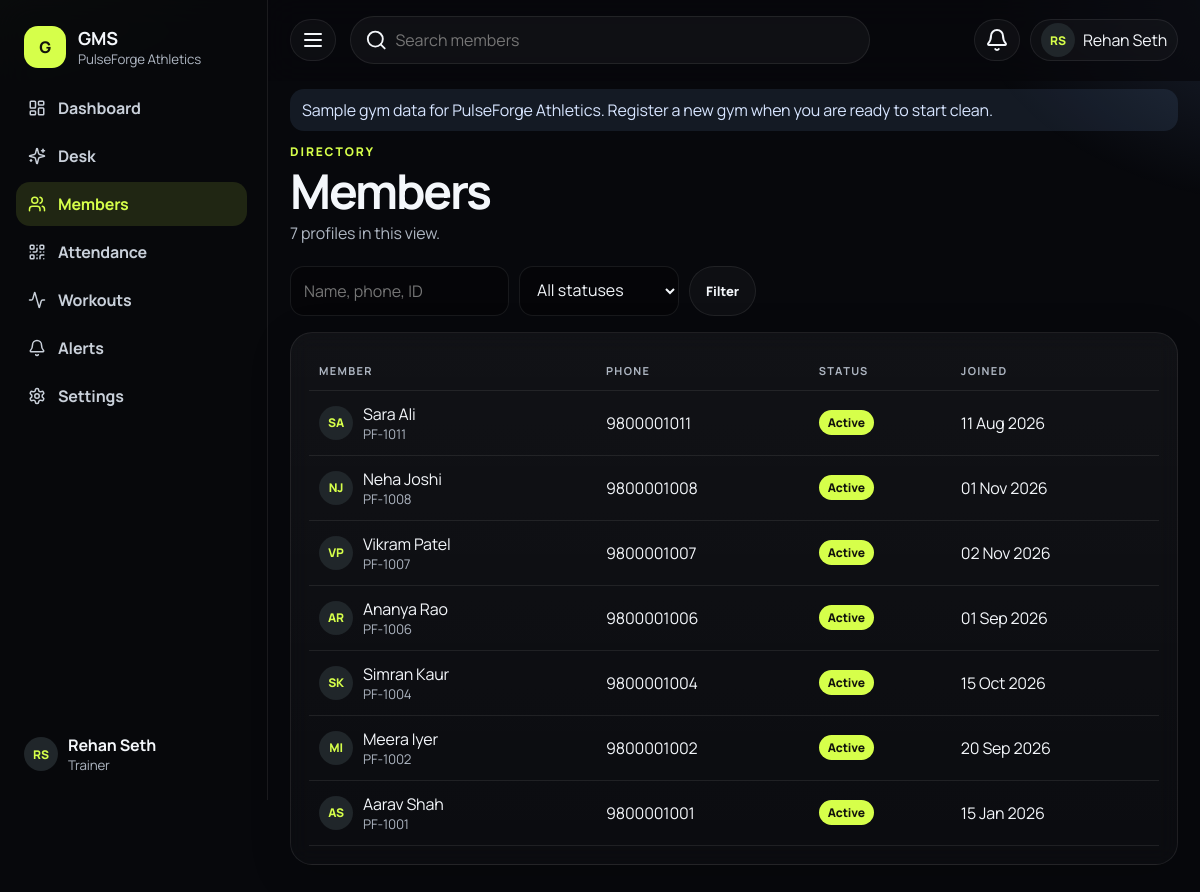
Page /modules/members/index.php (signed in) on the committed database.
### tables this page shows
CREATE TABLE gyms (
  id INT UNSIGNED NOT NULL AUTO_INCREMENT,
  name VARCHAR(160) NOT NULL,
  slug VARCHAR(160) NOT NULL,
  logo_path VARCHAR(255) DEFAULT NULL,
  email VARCHAR(190) DEFAULT NULL,
  phone VARCHAR(30) DEFAULT NULL,
  address_line VARCHAR(255) DEFAULT NULL,
  city VARCHAR(100) DEFAULT NULL,
  state VARCHAR(100) DEFAULT NULL,
  postal_code VARCHAR(20) DEFAULT NULL,
  country VARCHAR(80) NOT NULL DEFAULT 'India',
  gstin VARCHAR(20) DEFAULT NULL,
  tax_enabled TINYINT(1) NOT NULL DEFAULT 0,
  tax_label VARCHAR(40) NOT NULL DEFAULT 'GST',
  tax_percent DECIMAL(5,2) NOT NULL DEFAULT 0.00,
  invoice_prefix VARCHAR(20) NOT NULL DEFAULT 'INV',
  invoice_next_number INT UNSIGNED NOT NULL DEFAULT 1,
  invoice_footer TEXT NULL,
  invoice_terms TEXT NULL,
  currency_code CHAR(3) NOT NULL DEFAULT 'INR',
  currency_symbol VARCHAR(8) NOT NULL DEFAULT '₹',
  timezone VARCHAR(64) NOT NULL DEFAULT 'Asia/Kolkata',
  member_prefix VARCHAR(12) NOT NULL DEFAULT 'MBR',
  member_next_number INT UNSIGNED NOT NULL DEFAULT 1001,
  onboarding_step TINYINT UNSIGNED NOT NULL DEFAULT 1,
  onboarding_completed TINYINT(1) NOT NULL DEFAULT 0,
  status ENUM('active','suspended') NOT NULL DEFAULT 'active',
  created_at DATETIME NOT NULL,
  updated_at DATETIME NOT NULL,
  PRIMARY KEY (id),
  UNIQUE KEY uq_gyms_slug (slug)
);

CREATE TABLE users (
  id INT UNSIGNED NOT NULL AUTO_INCREMENT,
  gym_id INT UNSIGNED NOT NULL,
  name VARCHAR(160) NOT NULL,
  email VARCHAR(190) NOT NULL,
  phone VARCHAR(30) DEFAULT NULL,
  password_hash VARCHAR(255) NOT NULL,
  role ENUM('owner','manager','receptionist','trainer') NOT NULL,
  avatar_path VARCHAR(255) DEFAULT NULL,
  status ENUM('active','disabled') NOT NULL DEFAULT 'active',
  last_login_at DATETIME DEFAULT NULL,
  created_at DATETIME NOT NULL,
  updated_at DATETIME NOT NULL,
  PRIMARY KEY (id),
  UNIQUE KEY uq_users_email (email),
  KEY idx_users_gym (gym_id),
  CONSTRAINT fk_users_gym FOREIGN KEY (gym_id) REFERENCES gyms (id) ON DELETE CASCADE
);

CREATE TABLE members (
  id INT UNSIGNED NOT NULL AUTO_INCREMENT,
  gym_id INT UNSIGNED NOT NULL,
  member_code VARCHAR(32) NOT NULL,
  full_name VARCHAR(160) NOT NULL,
  photo_path VARCHAR(255) DEFAULT NULL,
  phone VARCHAR(30) NOT NULL,
  email VARCHAR(190) DEFAULT NULL,
  gender ENUM('female','male','other','undisclosed') NOT NULL DEFAULT 'undisclosed',
  date_of_birth DATE DEFAULT NULL,
  address VARCHAR(255) DEFAULT NULL,
  emergency_name VARCHAR(160) DEFAULT NULL,
  emergency_phone VARCHAR(30) DEFAULT NULL,
  registration_date DATE NOT NULL,
  trainer_id INT UNSIGNED DEFAULT NULL,
  notes TEXT NULL,
  status ENUM('active','expired','suspended','archived') NOT NULL DEFAULT 'active',
  whatsapp_opt_in TINYINT(1) NOT NULL DEFAULT 0,
  qr_token CHAR(48) NOT NULL,
  created_by INT UNSIGNED DEFAULT NULL,
  created_at DATETIME NOT NULL,
  updated_at DATETIME NOT NULL,
  PRIMARY KEY (id),
  UNIQUE KEY uq_member_code (gym_id, member_code),
  UNIQUE KEY uq_member_qr (qr_token),
  KEY idx_members_status (gym_id, status),
  KEY idx_members_phone (gym_id, phone),
  KEY idx_members_trainer (trainer_id),
  KEY idx_members_joined (gym_id, registration_date),
  CONSTRAINT fk_members_gym FOREIGN KEY (gym_id) REFERENCES gyms (id) ON DELETE CASCADE,
  CONSTRAINT fk_members_trainer FOREIGN KEY (trainer_id) REFERENCES users (id) ON DELETE SET NULL,
  CONSTRAINT fk_members_creator FOREIGN KEY (created_by) REFERENCES users (id) ON DELETE SET NULL
);

### modules/members/index.php (the view, shortened to what the rows shown need)
<?php
require dirname(__DIR__, 2) . '/includes/bootstrap.php';
[$user, $gym] = boot_page('members.view');
$gymId = (int) $gym['id'];
$trainerScope = trainer_scope_id();
$action = (string) ($_GET['action'] ?? 'list');
$editing = null;
layout_start($action === 'list' ? 'Members' : ($editing ? 'Edit member' : 'New member'), 'members');
$where = 'gym_id = ?';
$params = [$gymId];
if ($trainerScope) {
    $where .= ' AND trainer_id = ?';
    $params[] = $trainerScope;
}
$total = (int) (db_one("SELECT COUNT(*) AS c FROM members WHERE $where", $params)['c'] ?? 0);
[$page, $pages, $offset, $per] = query_page($total);
$rows = db_all("SELECT * FROM members WHERE $where ORDER BY id DESC LIMIT $per OFFSET $offset", $params);
page_head('Directory', 'Members', $total . ' profiles in this view.', can('members.manage') ? '<a class="btn btn-primary" href="' . e(url('members/new')) . '">Add member</a>' : '');
if (!$rows) {
    empty_state('No members match', 'Add a member or clear the filters.', can('members.manage') ? '<a class="btn btn-primary" href="' . e(url('members/new')) . '">Add member</a>' : '');
} else {
    echo '<div class="card table-wrap"><table><thead><tr><th>Member</th><th>Phone</th><th>Status</th><th>Joined</th></tr></thead><tbody>';
    foreach ($rows as $member) {
        echo '<tr><td><a class="list-person" href="' . e(url('members/' . $member['id'])) . '">' . avatar_html($member['photo_path'], $member['full_name'], 'sm') . '<span>' . e($member['full_name']) . '<small>' . e($member['member_code']) . '</small></span></a></td><td>' . e($member['phone']) . '</td><td>' . badge($member['status']) . '</td><td>' . e(fmt_date($member['registration_date'])) . '</td></tr>';
    }
    echo '</tbody></table></div>';
}
layout_end();

### includes/layout.php (shortened to what the rows shown need)
<?php
function layout_start(string $title, string $active): void
{
    $user = current_user();
    $gym = current_gym();
    $unread = $user ? NotificationService::unreadCount((int) $user['gym_id'], (int) $user['id']) : 0;
    $name = $gym['name'] ?? 'GMS';
    echo '<!DOCTYPE html><html lang="en"><head><meta charset="utf-8"><meta name="viewport" content="width=device-width,initial-scale=1">';
    echo '<link rel="stylesheet" href="https://unpkg.com/aos@2.3.4/dist/aos.css">';
    echo '<link rel="stylesheet" href="' . e(url('assets/css/app.css')) . '">';
    echo '</head><body data-base="' . e(url('')) . '"><div class="ambient" aria-hidden="true"></div><div class="app">';
    echo '<aside class="sidebar" id="sidebar"><div class="brand"><a href="' . e(url('dashboard')) . '"><span class="brand-mark">G</span><span class="brand-copy"><strong>GMS</strong><small>' . e($name) . '</small></span></a></div><nav class="side-nav">';
    echo '</nav><div class="side-user">' . avatar_html($user['avatar_path'] ?? null, $user['name'] ?? 'User', 'sm') . '<div><strong>' . e($user['name'] ?? '') . '</strong><small>' . e(status_label($user['role'] ?? '')) . '</small></div></div></aside>';
    echo '<div class="main"><header class="topbar"><button class="icon-btn" type="button" data-sidebar aria-label="Menu"><i data-lucide="menu"></i></button>';
    echo '<div class="top-actions"><details class="menu"><summary class="icon-btn" aria-label="Notifications">' . ($unread ? '<em>' . (int) $unread . '</em>' : '') . '<i data-lucide="bell"></i></summary><div class="menu-panel notes-panel">';
    echo '<a class="menu-all" href="' . e(url('notifications')) . '">Open notification center</a></div></details>';
    echo '<details class="menu"><summary>' . avatar_html($user['avatar_path'] ?? null, $user['name'] ?? '', 'sm') . '<span class="hide-sm">' . e($user['name'] ?? '') . '</span></summary><div class="menu-panel"><a href="' . e(url('settings?tab=account')) . '">Account</a><a href="' . e(url('logout')) . '">Log out</a></div></details></div></header>';
    echo '<div class="content" id="content">';
}
function layout_end(): void
{
    echo '</div></div></div>';
    echo '</body></html>';
}
function page_head(string $kicker, string $title, string $text = '', string $actions = ''): void
{
    echo '<header class="page-head"><div><p class="eyebrow">' . e($kicker) . '</p><h1>' . e($title) . '</h1>';
    echo '</div><div class="page-actions">' . $actions . '</div></header>';
}
function query_page(int $total, int $per = 12): array
{
    $pages = max(1, (int) ceil($total / $per));
    $page = max(1, min($pages, (int) ($_GET['page'] ?? 1)));
    return [$page, $pages, ($page - 1) * $per, $per];
}

### includes/functions.php (shortened to what the rows shown need)
<?php
function env(string $key, ?string $default = null): ?string
{
    if (array_key_exists($key, $_ENV)) {
        return (string) $_ENV[$key];
    }
    $value = getenv($key);
    return (string) $value;
}
function e(mixed $value): string
{
    return htmlspecialchars((string) $value, ENT_QUOTES | ENT_SUBSTITUTE, 'UTF-8');
}
function url(string $path = ''): string
{
    $base = rtrim((string) env('APP_BASE', ''), '/');
    if ($path === '') {
        return $base === '' ? '/' : $base . '/';
    }
    return $base . '/' . ltrim($path, '/');
}
function fmt_date(?string $date): string
{
    $dt = DateTimeImmutable::createFromFormat('Y-m-d', substr($date, 0, 10));
    return $dt ? $dt->format('d M Y') : e($date);
}
function status_label(string $status): string
{
    return match ($status) {
        'partial' => 'Partially Paid',
        'unpaid' => 'Unpaid',
        'paid' => 'Paid',
        'active' => 'Active',
        'inactive' => 'Inactive',
        'expired' => 'Expired',
        'frozen' => 'Frozen',
        'suspended' => 'Suspended',
        'archived' => 'Archived',
        'cancelled' => 'Cancelled',
        'upgraded' => 'Upgraded',
        'downgraded' => 'Downgraded',
        'bank_transfer' => 'Bank Transfer',
        'upi' => 'UPI',
        'cash' => 'Cash',
        'card' => 'Card',
        'other' => 'Other',
        'owner' => 'Gym Owner',
        'manager' => 'Manager',
        'receptionist' => 'Receptionist',
        'trainer' => 'Trainer',
        'demo' => 'Demo',
        'sent' => 'Accepted',
        'failed' => 'Failed',
        'queued' => 'Queued',
        'skipped' => 'Skipped',
        'recorded' => 'Recorded',
        'voided' => 'Voided',
        'female' => 'Female',
        'male' => 'Male',
        'undisclosed' => 'Undisclosed',
        default => ucwords(str_replace('_', ' ', $status)),
    };
}
function status_tone(string $status): string
{
    return match ($status) {
        'active', 'paid', 'sent', 'recorded', 'success' => 'ok',
        'partial', 'frozen', 'suspended', 'demo', 'queued', 'warning' => 'warn',
        'expired', 'unpaid', 'failed', 'voided', 'archived', 'danger' => 'danger',
        'upgraded', 'downgraded', 'skipped', 'info' => 'info',
        default => 'muted',
    };
}
function badge(string $status): string
{
    return '<span class="badge badge-' . e(status_tone($status)) . '">' . e(status_label($status)) . '</span>';
}
function initials(string $name): string
{
    $parts = preg_split('/\s+/', trim($name)) ?: [];
    $letters = '';
    foreach ($parts as $part) {
        if ($part !== '') {
            $letters .= mb_strtoupper(mb_substr($part, 0, 1));
        }
        if (mb_strlen($letters) >= 2) {
            break;
        }
    }
    return $letters !== '' ? $letters : 'G';
}
function avatar_html(?string $path, string $name, string $class = ''): string
{
    $class = trim('avatar ' . $class);
    return '<span class="' . e($class) . ' avatar-fallback">' . e(initials($name)) . '</span>';
}

### rows in the picture
gyms: name "PulseForge Athletics"
users: name "RS RS", name "Rehan Seth", role "Trainer"
members: full_name "SA", full_name "Sara Ali", member_code "PF-1011", phone "9800001011", status "Active", registration_date "11 Aug 2026"
members: full_name "NJ", full_name "Neha Joshi", member_code "PF-1008", phone "9800001008", status "Active", registration_date "01 Nov 2026"
members: full_name "VP", full_name "Vikram Patel", member_code "PF-1007", phone "9800001007", status "Active", registration_date "02 Nov 2026"
members: full_name "AR", full_name "Ananya Rao", member_code "PF-1006", phone "9800001006", status "Active", registration_date "01 Sep 2026"
members: full_name "SK", full_name "Simran Kaur", member_code "PF-1004", phone "9800001004", status "Active", registration_date "15 Oct 2026"
members: full_name "MI", full_name "Meera Iyer", member_code "PF-1002", phone "9800001002", status "Active", registration_date "20 Sep 2026"
members: full_name "AS", full_name "Aarav Shah", member_code "PF-1001", phone "9800001001", status "Active", registration_date "15 Jan 2026"

### other values in the picture
$label "Dashboard"
$label "Desk"
$label "Members"
$label "Attendance"
$label "Workouts"
$label "Alerts"
$label "Settings"
$kicker "DIRECTORY"
$title "Members"
$text "7 profiles in this view."
